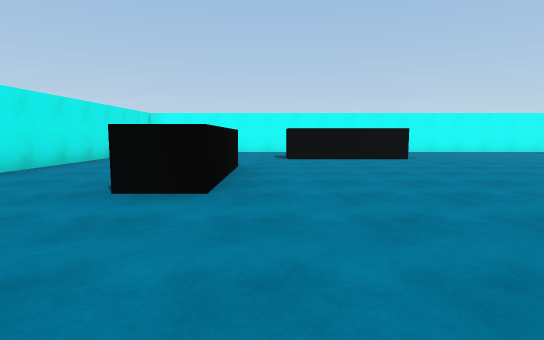
view 1 (above)

12 first-person views from a walk through a Unity game level. The camera is 1.2 m above the floor, tilts 6° down and sees 80° across. The floor is counted in squares, 2 m on a side. Each view is taken from the middle of a square. On the plan, view 1 faces up. The plan holds only what a view shows up to about 10 squares ahead; the rest is blank. The place goes on beyond the plan.

view 2
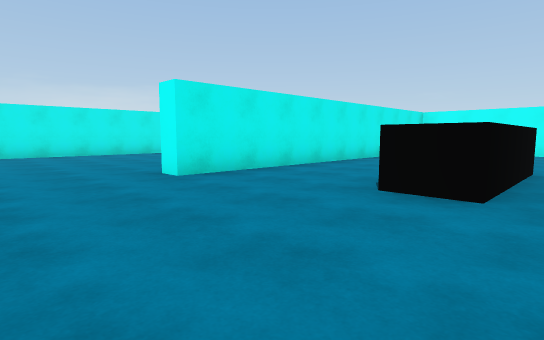

view 3
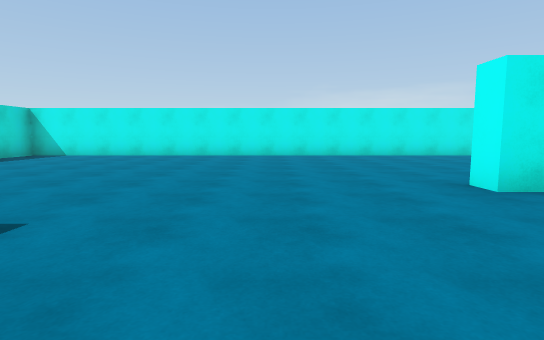

view 4
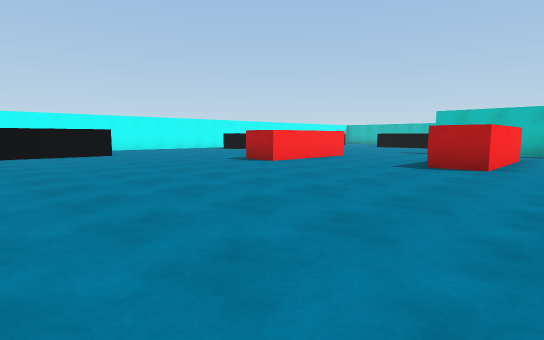

view 5
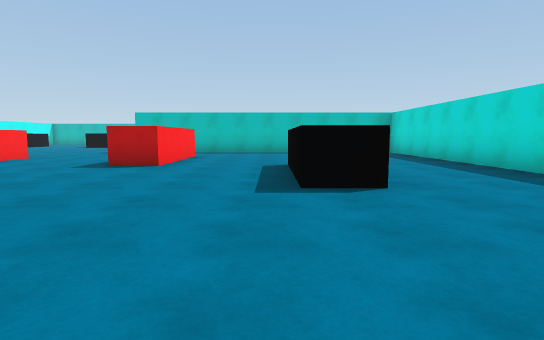

view 6
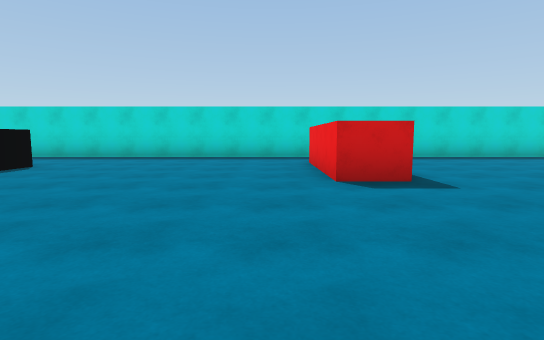

view 7
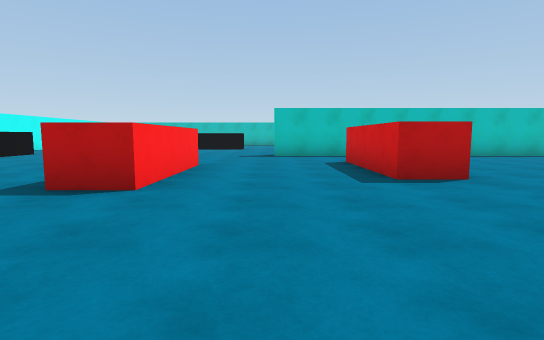

view 8
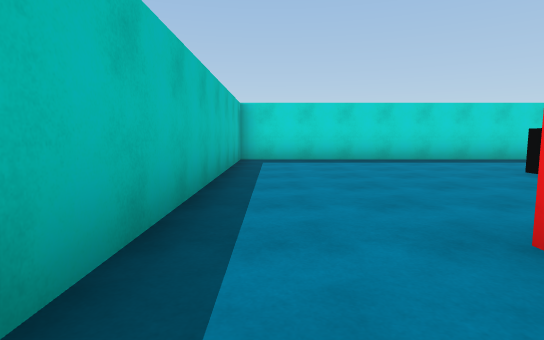

view 9
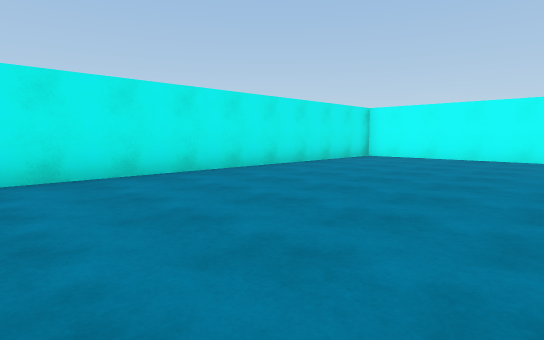

view 10
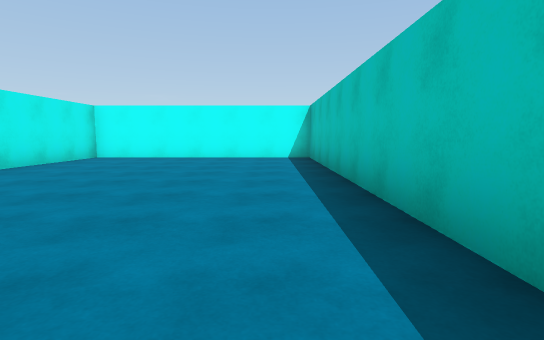

view 11
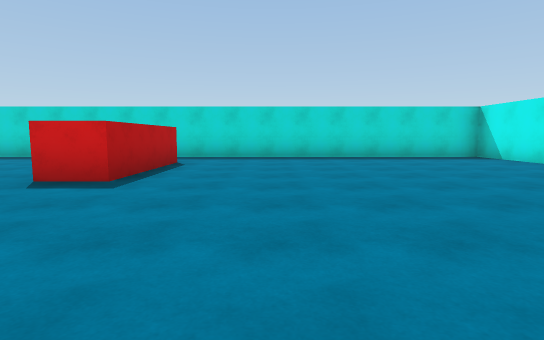

view 12
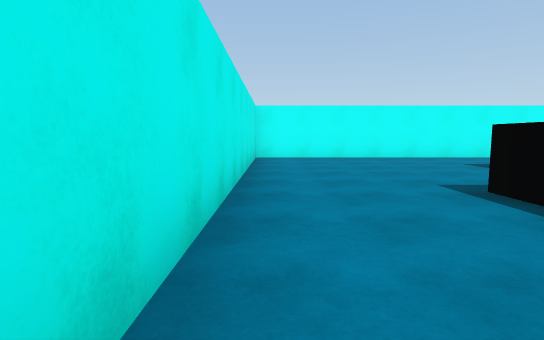

### Floor plan
Points are (right, up) in squares from view 1. A wall is a line through its corners. A room is listed if a view was taken in it or the views show most of it. See-through windows are left out.
Room 1 (views 1, 2, 3, 4, 5, 6, 7, 8, 9, 10, 11, 12)
walls: (8.8, 3.5) (5.6, 3.5) (5.6, 4.6); (9.6, -0.7) (6.5, -0.7) (6.5, 0.3) (9.6, 0.3); (3.7, -4.4) (3.7, -3.2); (3.6, 8.4) (0.4, 8.4); (-0.7, 6.5) (-0.7, 5.5); (12.1, 9.7) (11.1, 9.7); (2.1, 12.1) (-4.5, 12.1); (-4.9, 4.1) (-4.9, 12.1) (-10.9, 12.1) (-10.9, -7.3) (11.8, -7.3) (11.8, 2); (-2.9, -5.4) (-2.9, -2.2) (-1.9, -2.2) (-1.9, -5.2); (-4.4, 11.8) (-4.4, 2.4) (-5, 2.4)

Where each view was taken, in squares from view 1:
view 1: 0 up, 0 right, facing up
view 2: 0 up, 0 right, facing up-left
view 3: 0 up, 1 left, facing left
view 4: 2 down, 0 right, facing up-right
view 5: 3 down, 0 right, facing right
view 6: 2 up, 1 left, facing down
view 7: 2 up, 2 right, facing right
view 8: 1 up, 11 right, facing down
view 9: 3 up, 6 left, facing up-left
view 10: 3 up, 6 left, facing up
view 11: 2 up, 5 left, facing down
view 12: 3 up, 4 left, facing up
